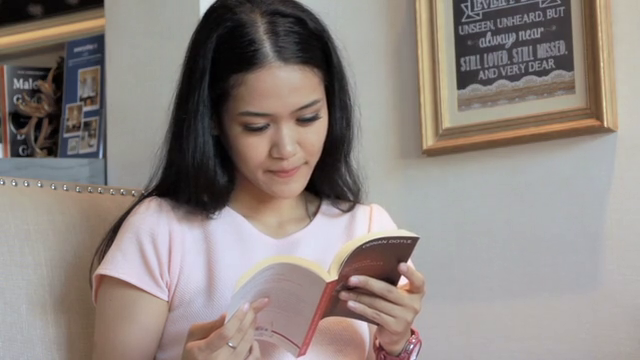
#> input picture frame 37 of 10.1 eye.mp4.mp4, 640 x 360 px, given in place of 7.1 hsv.mp4.mp4, which was not available
$ python 'hsv_ıle_nesne_saptama_11k.py'
#> lines starting #> are read from the running program, lines starting #| are printed output that depends on the picture; after the words box and inside, x2 and y2 are one past the last pixel; in counts of white or black regions, pixels touching at a corner belong together; pictures that were not available may be replaced by others from this repository, and a replacement may not be noted
import cv2
import numpy as np

def nothing(x):
    pass


cap = cv2.VideoCapture("7.1 hsv.mp4.mp4")

cv2.namedWindow("Trackbar")
# HSV renk aralığı için alt (Lower) ve üst (Upper) sınırları ayarlamak üzere trackbar'lar oluşturuluyor
# Her bir trackbar, belirtilen pencereye ve aralığa göre ayarlanıyor
cv2.createTrackbar("LH", "Trackbar", 0, 179, nothing)
#> slider 'LH' is set to 35
cv2.createTrackbar("LS", "Trackbar", 0, 255, nothing)
#> slider 'LS' is set to 51
cv2.createTrackbar("LV", "Trackbar", 0, 255, nothing)
#> slider 'LV' is set to 51
cv2.createTrackbar("UH", "Trackbar", 0, 179, nothing)
#> slider 'UH' is set to 179
cv2.createTrackbar("US", "Trackbar", 0, 255, nothing)
#> slider 'US' is set to 255
cv2.createTrackbar("UV", "Trackbar", 0, 255, nothing)
#> slider 'UV' is set to 255

while 1:
    # Video karesini oku
    # `cap.read()` iki değer döndürür: başarı durumu (ret) ve kare (frame)

    _, frame = cap.read()
#> frame is the input picture: shape (360, 640, 3); mean B, G, R 129.2, 133.8, 143.2

    frame=cv2.resize(frame,(640,480))
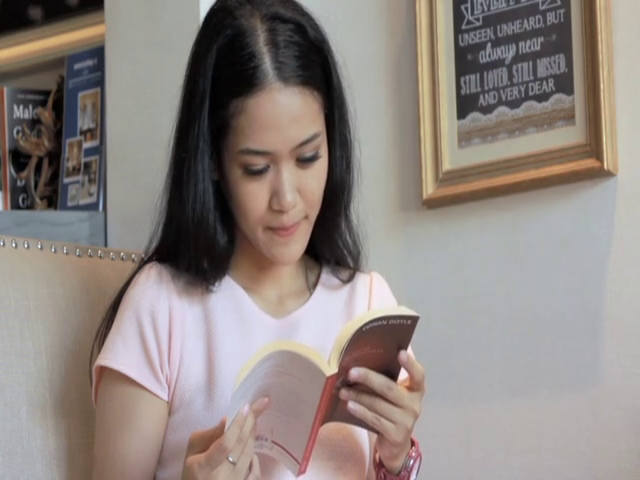
#> frame: shape (480, 640, 3); mean B, G, R 129.2, 133.8, 143.2

    # Kareyi BGR renk uzayından HSV renk uzayına dönüştür
    hsv = cv2.cvtColor(frame, cv2.COLOR_BGR2HSV)
#> hsv: shape (480, 640, 3); mean H, S, V 58, 37.5, 145.2

    # Trackbar'lardan alt (Lower) ve üst (Upper) HSV sınır değerlerini al
    lh = cv2.getTrackbarPos("LH", "Trackbar")
    ls = cv2.getTrackbarPos("LS", "Trackbar")
    lv = cv2.getTrackbarPos("LV", "Trackbar")
    uh = cv2.getTrackbarPos("UH", "Trackbar")
    us = cv2.getTrackbarPos("US", "Trackbar")
    uv = cv2.getTrackbarPos("UV", "Trackbar")

    # Trackbar'lardan alınan değerlerle alt ve üst sınırları oluştur
    lower_blue = np.array([lh, ls, lv])  # Alt HSV sınırları (Hue, Saturation, Value)
    upper_blue = np.array([uh, us, uv])  # Üst HSV sınırları

    # HSV görüntüsünde belirtilen aralıktaki renkleri maskele
    mask = cv2.inRange(hsv, lower_blue, upper_blue)
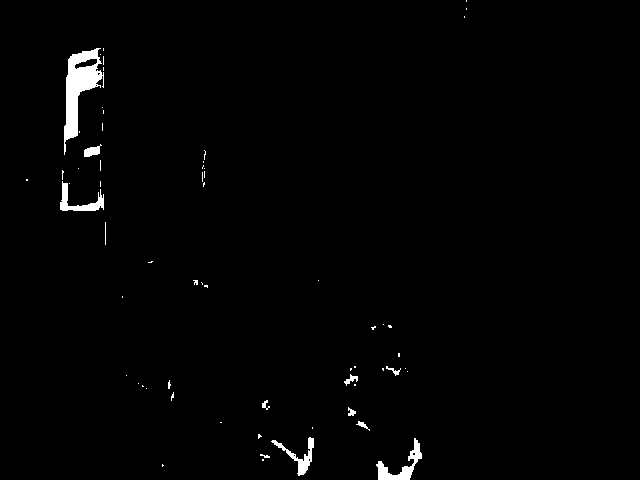
#> mask: shape (480, 640); 1.3% white; 63 white regions (51 under 20 px), largest, box (x1, y1, x2, y2) and area: (64, 48, 104, 155) 1747, (376, 438, 422, 480) 578, (60, 181, 104, 211) 452

    # Maskeyi orijinal kareye uygula (sadece mavi renkli kısımları göster)
    bitwise = cv2.bitwise_and(frame, frame, mask=mask)

    # Görüntüleri göster
    cv2.imshow("frame", frame)      # Orijinal kare
    cv2.imshow("mask", mask)   # Siyah-beyaz maske (beyaz: seçilen renk aralığı)
    cv2.imshow("bitwise", bitwise)  # Maskelenmiş sonuç


    if cv2.waitKey(20) & 0xFF == ord('q'):
#> (key q is pressed here)
        break

cap.release()
cv2.destroyAllWindows()

$ run again, starting later in the video
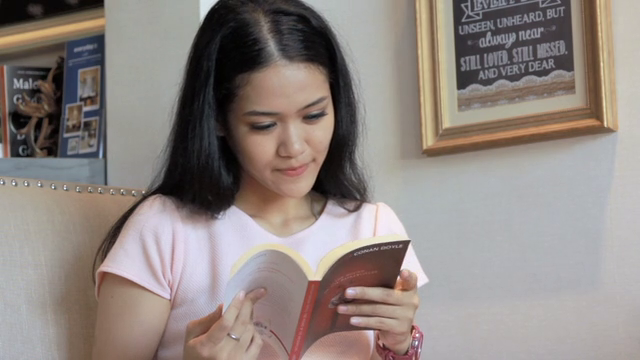
#> input picture frame 168 of 10.1 eye.mp4.mp4, 640 x 360 px, given in place of 7.1 hsv.mp4.mp4, which was not available
#> frame is the input picture: shape (360, 640, 3); mean B, G, R 129.4, 133.7, 143.3
#> `frame=cv2.resize(frame,(640,480))`:
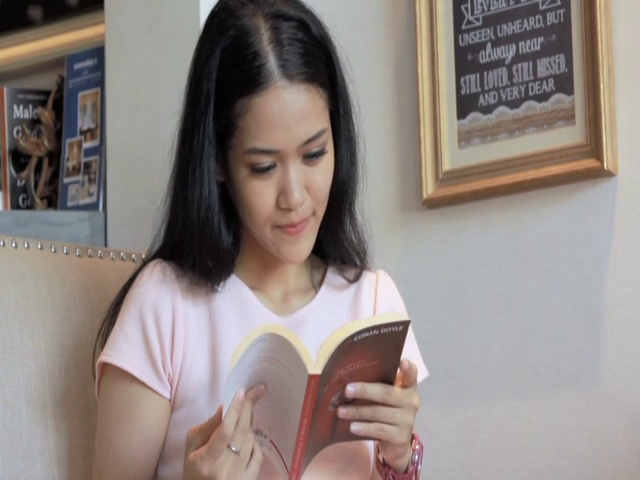
#> frame: shape (480, 640, 3); mean B, G, R 129.4, 133.7, 143.3
#> hsv: shape (480, 640, 3); mean H, S, V 59.7, 38.3, 145.5
#> `mask = cv2.inRange(hsv, lower_blue, upper_blue)`:
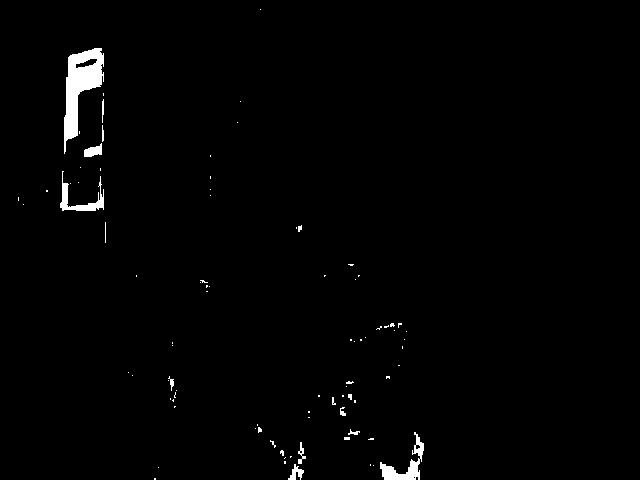
#> mask: shape (480, 640); 1.3% white; 87 white regions (73 under 20 px), largest, box (x1, y1, x2, y2) and area: (64, 48, 104, 154) 1911, (380, 432, 424, 480) 632, (60, 171, 104, 211) 478

$ run again, starting later in the video
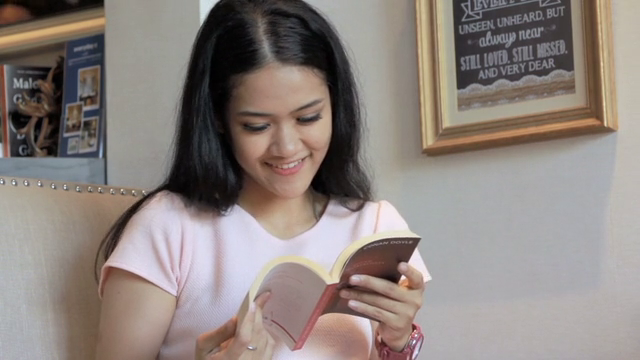
#> input picture frame 300 of 10.1 eye.mp4.mp4, 640 x 360 px, given in place of 7.1 hsv.mp4.mp4, which was not available
#> frame is the input picture: shape (360, 640, 3); mean B, G, R 127, 131.6, 141.5
#> `frame=cv2.resize(frame,(640,480))`:
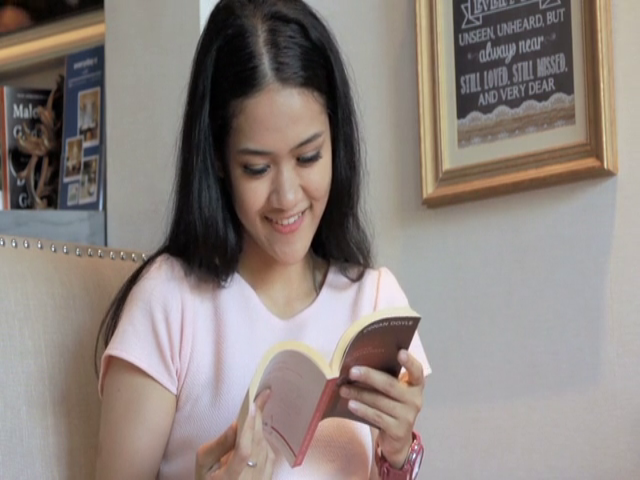
#> frame: shape (480, 640, 3); mean B, G, R 127, 131.6, 141.5
#> hsv: shape (480, 640, 3); mean H, S, V 56.3, 38.8, 143.4
#> `mask = cv2.inRange(hsv, lower_blue, upper_blue)`:
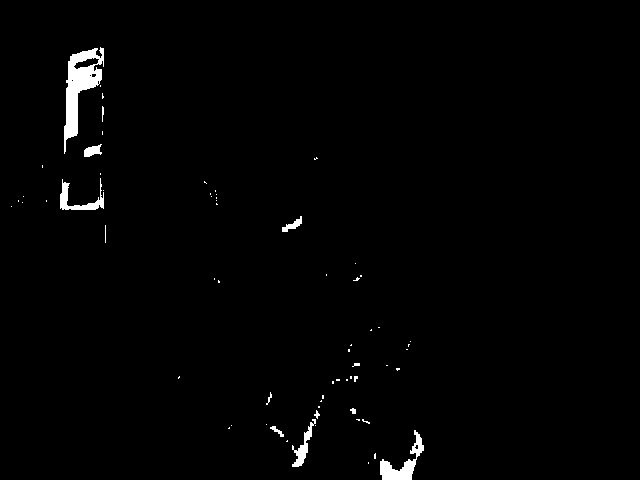
#> mask: shape (480, 640); 1.3% white; 66 white regions (54 under 20 px), largest, box (x1, y1, x2, y2) and area: (64, 47, 104, 154) 1705, (380, 430, 424, 480) 719, (60, 178, 104, 210) 451
